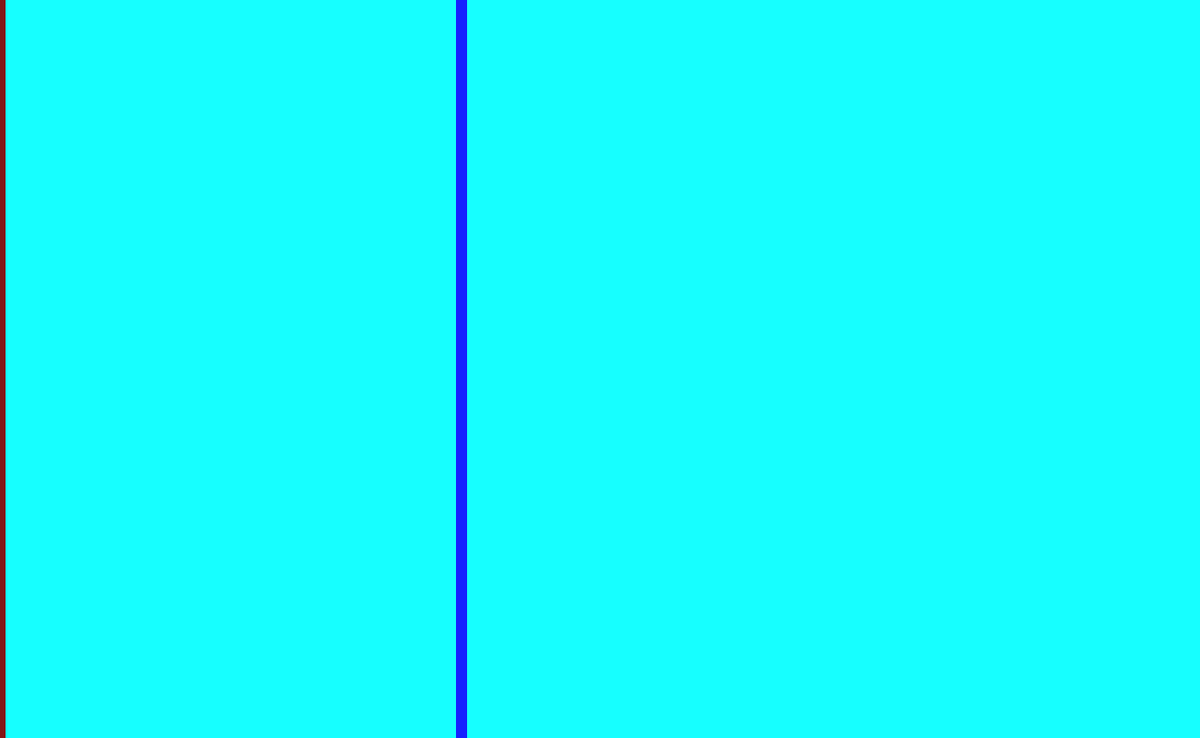
Frame 1 (no input)
Frame 60 (no input): identical to frame 1, image omitted
Frame 120 (the mouse pressed at the canvas centre since frame 60): blank canvas, image omitted

The p5.js sketch that drew this single still picture (run headless with seeded random() and noise() and a simulated clock; from frame 60 on, the mouse is pressed at the canvas centre):

// p5.js sketch
// ── sketch.js

function setup() {
  createCanvas(1300, 800);
  strokeWeight(12);
}

function draw() {
  background(22, 882, 289);
  stroke(133, 22, 22);
  line(mouseX, 0, mouseX, height);
  stroke(22, 33, 299);
  mx = map(mouseX, 0, width, 500, 100);
  line(mx, 0, mx, height);
}
